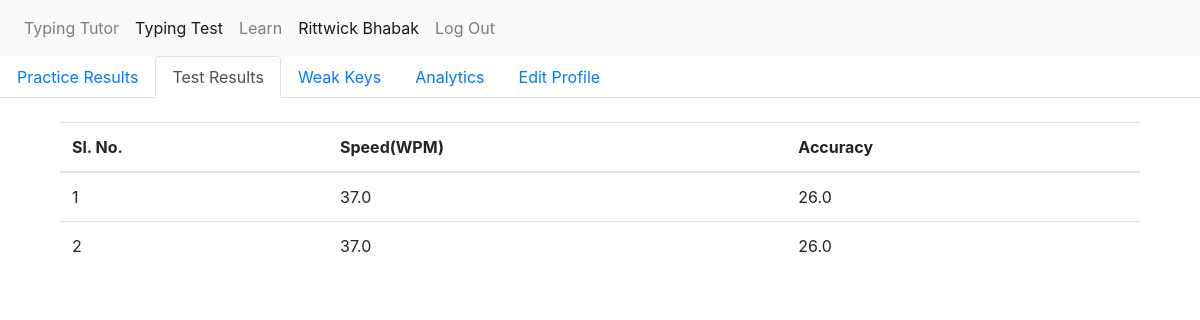
Before: /dashboard/test-results (signed in) with the older database file.
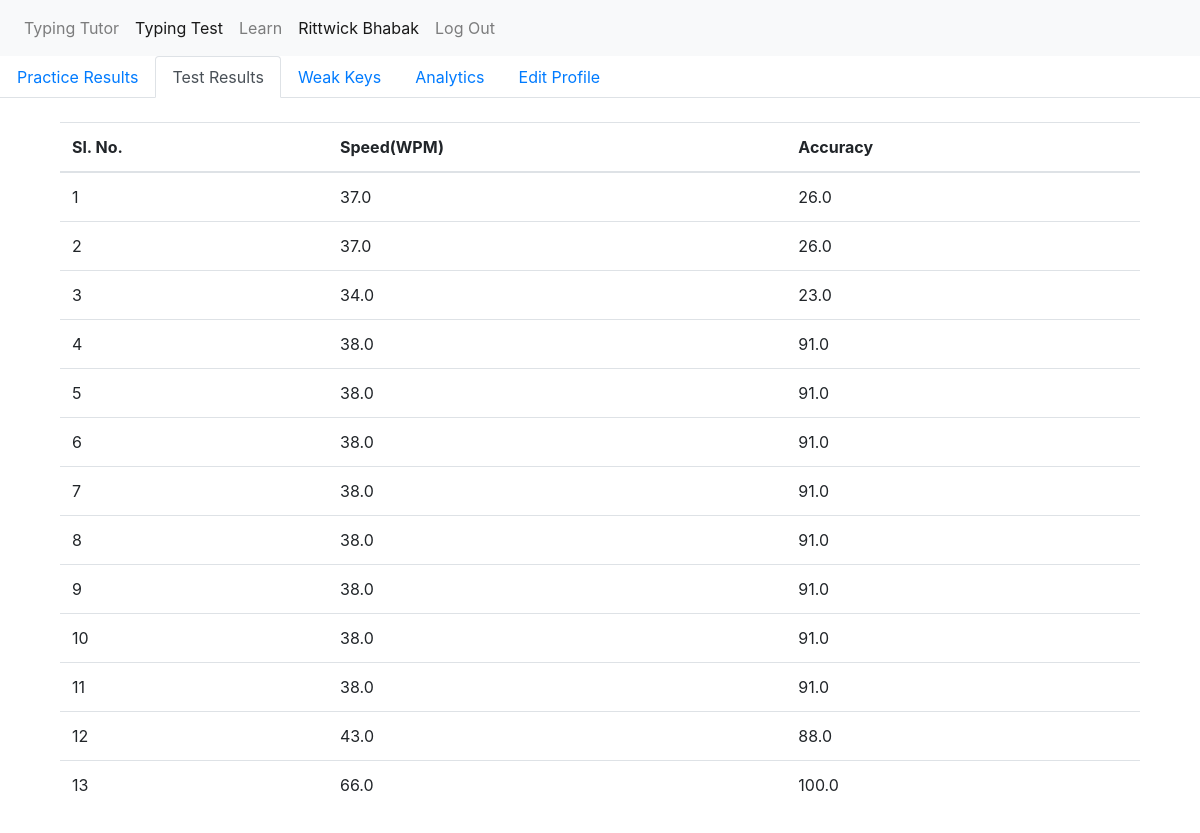
After: the same page with the newer database file.
### myproject/models.py (models this page shows, shortened)
class User(db.Model,UserMixin):
    __tablename__ = 'users'
    id = db.Column(db.Integer, primary_key=True)
    name = db.Column(db.String(64))
    email = db.Column(db.String(64))
    username = db.Column(db.String(64))
    password_hash = db.Column(db.String(128))
    avgSpeed = db.Column(db.Integer)
    level = db.Column(db.Integer)
    weakKeys = db.Column(db.String)

class TestResults(db.Model):
    id = db.Column(db.Integer, primary_key=True)
    user_id = db.Column(db.Integer)
    speed = db.Column(db.Float)
    accuracy = db.Column(db.Float)

### app.py (the view)
@app.route('/dashboard/test-results')
@login_required
def testresults():
    user_id = session['current_user_id_typemaster']
    testresults = TestResults.query.filter_by(user_id=user_id)
    result = []
    for ind,r in enumerate(testresults):
        result.append([ind+1,r.speed,r.accuracy])
    return render_template('logtestresults.html', result = result)

### myproject/models.py (called while the page is built)
@login_manager.user_loader
def load_user(user_id):
    return User.query.get(user_id)

### myproject/templates/logtestresults.html
{% extends "dashboardbase.html" %}
{% block activetest %} active {% endblock %}
{% block dashboarditems %}
<div class="container my-4 mydiv" id="practice-div">
    <table class="table">
        <thead>
            <tr>
                <th scope="col">Sl. No.</th>
                <th scope="col">Speed(WPM)</th>
                <th scope="col">Accuracy</th>
            </tr>
        </thead>
        <tbody>
            {% for r in result %}
            <tr>
                <td>{{r[0]}}</td>
                <td>{{r[1]}}</td>
                <td>{{r[2]}}</td>
            </tr>
            {% endfor %}
        </tbody>
    </table>
</div>
{% endblock %}

### myproject/templates/dashboardbase.html
{% extends "base.html" %}
{% block activeusername %} active {% endblock %}
{% block body %}
<ul class="nav nav-tabs">
    <li class="nav-item">
        <a class="nav-link {% block activepractice %} {% endblock %}" id="practice" href="{{url_for('dashboard')}}">Practice Results</a>
    </li>
    <li class="nav-item">
        <a class="nav-link {% block activetest %} {% endblock %}" id="test" href="{{url_for('testresults')}}">Test Results</a>
    </li>
    <li class="nav-item">
        <a class="nav-link {% block activeweakkeys %} {% endblock %}" id="weakkeys" href="{{url_for('testresults')}}">Weak Keys</a>
    </li>
    <li class="nav-item">
        <a class="nav-link {% block activeanalytics %} {% endblock %}" id="analytics" href="{{url_for('testresults')}}">Analytics</a>
    </li>
    <li class="nav-item">
        <a class="nav-link {% block activeeditprofile %} {% endblock %}" id="edit-profile" href="{{url_for('testresults')}}">Edit Profile</a>
    </li>
</ul>
<div class="container my-4 mydiv" id="practice-div">
    {% block dashboarditems %} {% endblock %}
</div>
{% endblock %}

### myproject/templates/base.html (shortened to what this page needs)
<!DOCTYPE html>
<html lang="en">
<head>
  <link rel="stylesheet" href="{{ url_for('static', filename='css/bootstrap.css') }}">
  <link rel="stylesheet" href="{{ url_for('static', filename='css/base.css') }}">
</head>
<body>
  <nav class="navbar navbar-expand navbar-light bg-light">
    <div class="collapse navbar-collapse" id="navbarsExample02">
      <ul class="navbar-nav mr-auto">
        {% if current_user.is_authenticated %}
        <li class="nav-item {% block activetutor %} {% endblock %}">
          <a class="nav-link" href="{{url_for('exercise')}}">Typing Tutor <span class="sr-only">(current)</span></a>
        </li>
        {% else %}
        <li class="nav-item active">
          <a href="{{url_for('index')}}" class="nav-link">Home</a>
        </li>
        {% endif %}
        <li class="nav-item {% block activetest %} {% endblock %}">
          <a class="nav-link" href="{{url_for('typetest')}}">Typing Test</a>
        </li>
        <li class="nav-item {% block activelearn %} {% endblock %}">
          <a class="nav-link" href="#">Learn</a>
        </li>
        {% if current_user.is_authenticated %}
        <li class="nav-item {% block activeusername %} {% endblock %}">
          <a class="nav-link" href="{{url_for('dashboard')}}">{{current_user.name}}</a>
        </li>
        <li class="nav-item {% block activelogout %} {% endblock %}">
          <a class="nav-link" href="{{url_for('logout')}}">Log Out</a>
        </li>
        {% endif %}
      </ul>
    </div>
  </nav>
  {% block body %} {% endblock %}
</body>
</html>

Changed rows visible on the page:
added TestResults: id "3", speed "34.0", accuracy "23.0"
added TestResults: id "4", speed "38.0", accuracy "91.0"
added TestResults: id "5", speed "38.0", accuracy "91.0"
added TestResults: id "6", speed "38.0", accuracy "91.0"
added TestResults: id "7", speed "38.0", accuracy "91.0"
added TestResults: id "8", speed "38.0", accuracy "91.0"
added TestResults: id "9", speed "38.0", accuracy "91.0"
added TestResults: id "10", speed "38.0", accuracy "91.0"
added TestResults: id "11", speed "38.0", accuracy "91.0"
added TestResults: id "12", speed "43.0", accuracy "88.0"
added TestResults: id "13", speed "66.0", accuracy "100.0"
